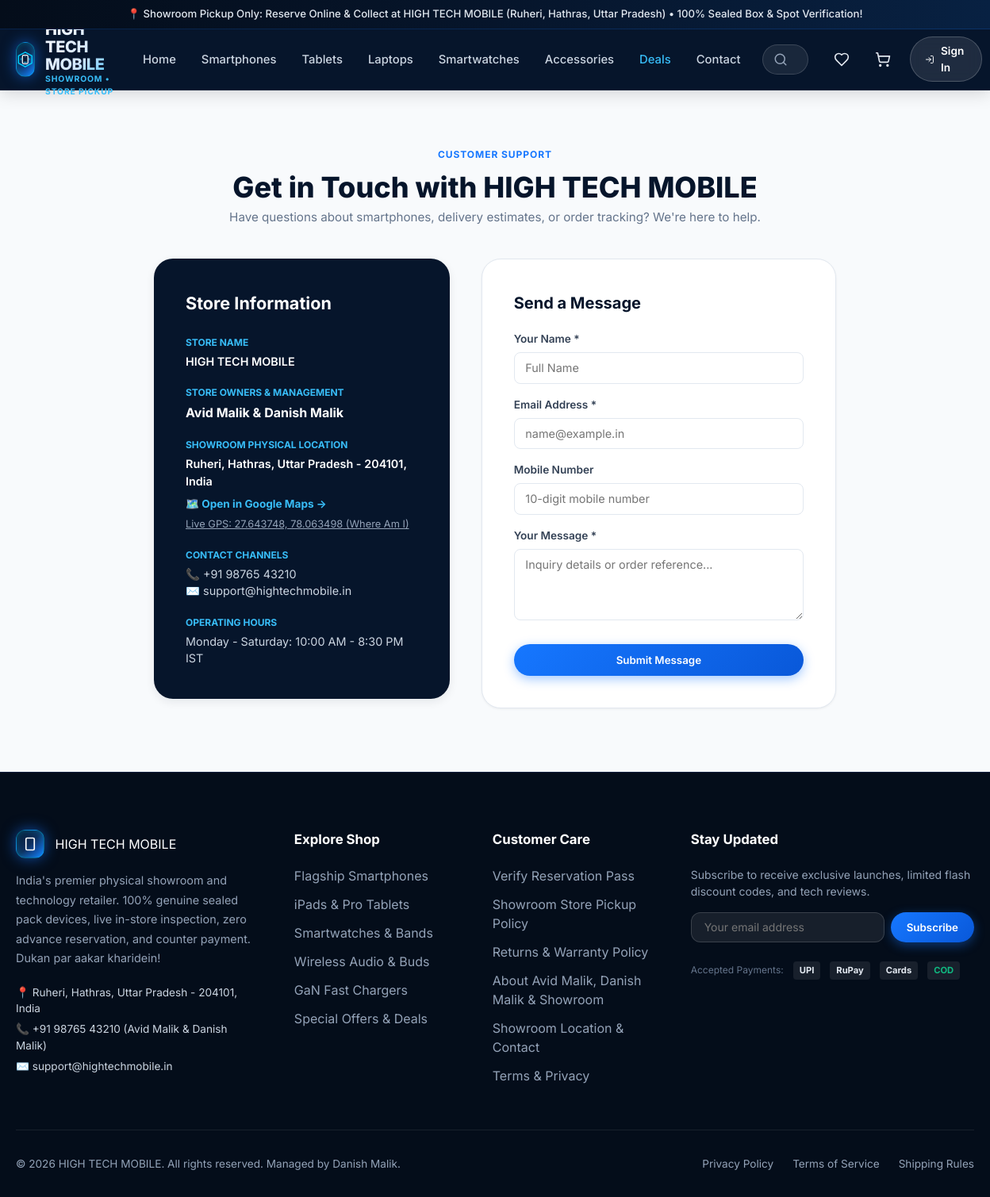
The app's page /contact with its own data.
### tables this page shows
CREATE TABLE store_settings (
    id INTEGER PRIMARY KEY AUTOINCREMENT,
    setting_key TEXT UNIQUE NOT NULL,
    setting_value TEXT,
    description TEXT,
    updated_at DATETIME DEFAULT CURRENT_TIMESTAMP
);

### routes/store.py (the view)
@store_bp.route('/contact')
def contact():
    return render_template('pages/contact.html')

### database.py (called while the page is built)
def get_db():
    if 'db' not in g:
        db_path = current_app.config.get('DATABASE_PATH', Config.DATABASE_PATH)
        g.db = sqlite3.connect(db_path, detect_types=sqlite3.PARSE_DECLTYPES)
        g.db.row_factory = sqlite3.Row
        g.db.execute("PRAGMA foreign_keys = ON;")
    return g.db

def query_db(query, args=(), one=False):
    cur = get_db().execute(query, args)
    rv = cur.fetchall()
    cur.close()
    if rv:
        if one:
            return dict(rv[0])
        return [dict(r) for r in rv]
    return None if one else []

def get_setting(key, default=None):
    try:
        row = query_db("SELECT setting_value FROM store_settings WHERE setting_key = ?", (key,), one=True)
        if row and row['setting_value'] is not None:
            return row['setting_value']
    except Exception:
        pass
    return default

### templates/pages/contact.html (shortened to what this page needs)
{% extends 'base.html' %}
{% block content %}
<div class="container" style="padding-top: 3rem; padding-bottom: 5rem; max-width: 900px;">
  <div style="text-align: center; margin-bottom: 2.5rem;">
    <span class="section-tag">Customer Support</span>
    <h1 style="font-size: 2.25rem; font-weight: 800; color: var(--navy-dark); margin-top: 0.25rem;">
      Get in Touch with HIGH TECH MOBILE
    </h1>
    <p style="color: #64748B; font-size: 0.95rem;">Have questions about smartphones, delivery estimates, or order tracking? We're here to help.</p>
  </div>
  <div style="display: grid; grid-template-columns: 1fr 1.2fr; gap: 2.5rem; align-items: flex-start;">
    <div style="background: #06152B; border-radius: var(--radius-xl); padding: 2.5rem; color: #FFF; box-shadow: var(--shadow-md);">
      <h3 style="font-size: 1.35rem; font-weight: 700; margin-bottom: 1.5rem; color: #FFF;">Store Information</h3>
      <div style="display: flex; flex-direction: column; gap: 1.25rem; font-size: 0.9rem; color: #CBD5E1;">
        <div>
          <div style="font-size: 0.75rem; text-transform: uppercase; color: #38BDF8; font-weight: 700; margin-bottom: 0.25rem;">Store Name</div>
          <div style="color: #FFF; font-weight: 600;">{{ store_name }}</div>
        </div>
        <div>
          <div style="font-size: 0.75rem; text-transform: uppercase; color: #38BDF8; font-weight: 700; margin-bottom: 0.25rem;">Store Owners & Management</div>
          <div style="color: #FFF; font-weight: 700; font-size: 1rem;">Avid Malik & Danish Malik</div>
        </div>
        <div>
          <div style="font-size: 0.75rem; text-transform: uppercase; color: #38BDF8; font-weight: 700; margin-bottom: 0.25rem;">Showroom Physical Location</div>
          <div style="color: #FFF; font-weight: 600;">{{ store_address }}</div>
          <div style="margin-top: 0.5rem; display: flex; flex-direction: column; gap: 0.35rem;">
            <a href="https://www.google.com/maps?q=27.643748,78.063498" target="_blank" rel="noopener" style="display:inline-flex; align-items:center; gap:0.4rem; color:#38BDF8; font-weight:700; font-size:0.85rem; text-decoration:none;">
              🗺️ Open in Google Maps &rarr;
            </a>
            <a href="https://www.where-am-i.co/@27.643748,78.063498,z14" target="_blank" rel="noopener" style="color:#94A3B8; font-size:0.8rem; text-decoration:underline;">
              Live GPS: 27.643748, 78.063498 (Where Am I)
            </a>
          </div>
        </div>
        <div>
          <div style="font-size: 0.75rem; text-transform: uppercase; color: #38BDF8; font-weight: 700; margin-bottom: 0.25rem;">Contact Channels</div>
          <div>📞 {{ contact_phone }}</div>
          <div>✉️ {{ contact_email }}</div>
        </div>
        <div>
          <div style="font-size: 0.75rem; text-transform: uppercase; color: #38BDF8; font-weight: 700; margin-bottom: 0.25rem;">Operating Hours</div>
          <div>Monday - Saturday: 10:00 AM - 8:30 PM IST</div>
        </div>
      </div>
    </div>
    <div style="background: #FFFFFF; border: 1px solid var(--border-light); border-radius: var(--radius-xl); padding: 2.5rem; box-shadow: var(--shadow-sm);">
      <h3 style="font-size: 1.25rem; font-weight: 700; color: var(--navy-dark); margin-bottom: 1.25rem;">Send a Message</h3>
      <form onsubmit="event.preventDefault(); showToast('Thank you! Your message has been received by our support team.', 'success'); this.reset();">
        <div style="margin-bottom: 1rem;">
          <label style="display: block; font-size: 0.85rem; font-weight: 600; color: #334155; margin-bottom: 0.4rem;">Your Name *</label>
          <input type="text" required placeholder="Full Name" style="width: 100%; padding: 0.65rem 0.85rem; border: 1px solid var(--border-light); border-radius: 8px; font-size: 0.9rem; outline: none;">
        </div>
        <div style="margin-bottom: 1rem;">
          <label style="display: block; font-size: 0.85rem; font-weight: 600; color: #334155; margin-bottom: 0.4rem;">Email Address *</label>
          <input type="email" required placeholder="name@example.in" style="width: 100%; padding: 0.65rem 0.85rem; border: 1px solid var(--border-light); border-radius: 8px; font-size: 0.9rem; outline: none;">
        </div>
        <div style="margin-bottom: 1rem;">
          <label style="display: block; font-size: 0.85rem; font-weight: 600; color: #334155; margin-bottom: 0.4rem;">Mobile Number</label>
          <input type="tel" placeholder="10-digit mobile number" style="width: 100%; padding: 0.65rem 0.85rem; border: 1px solid var(--border-light); border-radius: 8px; font-size: 0.9rem; outline: none;">
        </div>
        <div style="margin-bottom: 1.5rem;">
          <label style="display: block; font-size: 0.85rem; font-weight: 600; color: #334155; margin-bottom: 0.4rem;">Your Message *</label>
          <textarea rows="4" required placeholder="Inquiry details or order reference..." style="width: 100%; padding: 0.65rem 0.85rem; border: 1px solid var(--border-light); border-radius: 8px; font-size: 0.9rem; outline: none;"></textarea>
        </div>
        <button type="submit" class="btn-primary" style="width: 100%; justify-content: center; padding: 0.75rem;">
          Submit Message
        </button>
      </form>
    </div>
  </div>
</div>
{% endblock %}

### templates/base.html (shortened to what this page needs)
<!DOCTYPE html>
<html lang="en">
<head>
  <link rel="stylesheet" href="{{ url_for('static', filename='css/style.css') }}">
</head>
<body>
  {% if announcement_active and announcement_text %}
  <aside class="announcement-bar">
    <div class="container" style="text-align: center;">
      <span>{{ announcement_text }}</span>
    </div>
  </aside>
  {% endif %}
  <header class="site-header">
    <div class="container">
      <div class="nav-wrapper">
        <a href="{{ url_for('store.home') }}" class="brand-logo" aria-label="High Tech Mobile Home">
          <div class="brand-icon-wrapper">
          </div>
          <div class="brand-text-container">
            <span class="brand-title">{{ store_name }}</span>
            <span class="brand-subtitle">Showroom • Store Pickup</span>
          </div>
        </a>
        <nav class="desktop-nav" aria-label="Main Navigation">
          <a href="{{ url_for('store.home') }}" class="nav-link {% if request.path == '/' %}active{% endif %}">Home</a>
          <a href="{{ url_for('store.shop', category='smartphones') }}" class="nav-link {% if request.args.get('category') == 'smartphones' %}active{% endif %}">Smartphones</a>
          <a href="{{ url_for('store.shop', category='tablets') }}" class="nav-link {% if request.args.get('category') == 'tablets' %}active{% endif %}">Tablets</a>
          <a href="{{ url_for('store.shop', category='laptops') }}" class="nav-link {% if request.args.get('category') == 'laptops' %}active{% endif %}">Laptops</a>
          <a href="{{ url_for('store.shop', category='smartwatches') }}" class="nav-link {% if request.args.get('category') == 'smartwatches' %}active{% endif %}">Smartwatches</a>
          <a href="{{ url_for('store.shop', category='accessories') }}" class="nav-link {% if request.args.get('category') == 'accessories' %}active{% endif %}">Accessories</a>
          <a href="{{ url_for('store.shop', deals='true') }}" class="nav-link {% if request.args.get('deals') == 'true' %}active{% endif %}" style="color:#38BDF8">Deals</a>
          <a href="{{ url_for('store.contact') }}" class="nav-link">Contact</a>
        </nav>
        <div class="search-container">
          <form action="{{ url_for('store.shop') }}" method="GET" class="search-input-wrapper">
            <svg class="search-icon-svg" width="18" height="18" viewBox="0 0 24 24" fill="none" stroke="currentColor" stroke-width="2" stroke-linecap="round" stroke-linejoin="round">
              <circle cx="11" cy="11" r="8"/>
              <path d="m21 21-4.3-4.3"/>
            </svg>
            <input type="text" id="store-search-input" name="q" placeholder="Search iPhone, Galaxy, earbuds..." autocomplete="off" value="{{ request.args.get('q', '') }}">
          </form>
        </div>
        <div class="nav-actions">
          <a href="{{ url_for('store.wishlist') }}" class="action-btn" title="Saved Wishlist" aria-label="Wishlist">
            <svg width="20" height="20" viewBox="0 0 24 24" fill="none" stroke="currentColor" stroke-width="2" stroke-linecap="round" stroke-linejoin="round">
              <path d="M19 14c1.49-1.46 3-3.21 3-5.5A5.5 5.5 0 0 0 16.5 3c-1.76 0-3 .5-4.5 2-1.5-1.5-2.74-2-4.5-2A5.5 5.5 0 0 0 2 8.5c0 2.3 1.5 4.05 3 5.5l7 7Z"/>
            </svg>
          </a>
          <a href="{{ url_for('store.cart') }}" class="action-btn" title="Shopping Cart" aria-label="Cart">
            <svg width="20" height="20" viewBox="0 0 24 24" fill="none" stroke="currentColor" stroke-width="2" stroke-linecap="round" stroke-linejoin="round">
              <circle cx="8" cy="21" r="1"/>
              <circle cx="19" cy="21" r="1"/>
              <path d="M2.05 2.05h2l2.66 12.42a2 2 0 0 0 2 1.58h9.78a2 2 0 0 0 1.95-1.57l1.65-7.43H5.12"/>
            </svg>
          </a>
          {% if current_user %}
            <div style="position: relative; display: inline-block;">
              <a href="{{ url_for('auth.account') }}" class="btn-secondary" style="padding: 0.45rem 1rem; font-size: 0.85rem;">
                <svg width="16" height="16" viewBox="0 0 24 24" fill="none" stroke="currentColor" stroke-width="2" stroke-linecap="round" stroke-linejoin="round">
                  <path d="M19 21v-2a4 4 0 0 0-4-4H9a4 4 0 0 0-4 4v2"/>
                  <circle cx="12" cy="7" r="4"/>
                </svg>
                <span>{{ current_user.name.split(' ')[0] }}</span>
              </a>
              {% if current_user.role == 'admin' %}
                <a href="{{ url_for('admin.dashboard') }}" class="btn-primary" style="padding: 0.45rem 0.9rem; font-size: 0.8rem; margin-left:0.5rem">Admin</a>
              {% endif %}
            </div>
          {% else %}
            <a href="{{ url_for('auth.login') }}" class="btn-secondary" style="padding: 0.45rem 1.1rem; font-size: 0.85rem;">
              <svg width="16" height="16" viewBox="0 0 24 24" fill="none" stroke="currentColor" stroke-width="2" stroke-linecap="round" stroke-linejoin="round">
                <path d="M15 3h4a2 2 0 0 1 2 2v14a2 2 0 0 1-2 2h-4"/>
                <polyline points="10 17 15 12 10 7"/>
                <line x1="15" x2="3" y1="12" y2="12"/>
              </svg>
              <span>Sign In</span>
            </a>
          {% endif %}
        </div>
      </div>
    </div>
  </header>
  <main>
    {% block content %}{% endblock %}
  </main>
  <footer class="site-footer">
    <div class="container">
      <div class="footer-grid">
        <div class="footer-col">
          <div class="brand-logo" style="margin-bottom: 1rem;">
            <div class="brand-icon-wrapper" style="width:36px; height:36px;">
              <svg width="18" height="18" viewBox="0 0 24 24" fill="none" stroke="currentColor" stroke-width="2.2">
                <rect width="14" height="20" x="5" y="2" rx="2" ry="2"/>
                <path d="M12 18h.01"/>
              </svg>
            </div>
            <span>{{ store_name }}</span>
          </div>
          <p style="line-height: 1.7; font-size: 0.9rem; margin-bottom: 1.25rem;">
            India's premier physical showroom and technology retailer. 100% genuine sealed pack devices, live in-store inspection, zero advance reservation, and counter payment. Dukan par aakar kharidein!
          </p>
          <div style="font-size: 0.85rem; color: #CBD5E1;">
            <div>📍 {{ store_address }}</div>
            <div style="margin-top:0.35rem">📞 {{ contact_phone }} (Avid Malik & Danish Malik)</div>
            <div style="margin-top:0.35rem">✉️ {{ contact_email }}</div>
          </div>
        </div>
        <div class="footer-col">
          <h4>Explore Shop</h4>
          <ul class="footer-links">
            <li><a href="{{ url_for('store.shop', category='smartphones') }}">Flagship Smartphones</a></li>
            <li><a href="{{ url_for('store.shop', category='tablets') }}">iPads & Pro Tablets</a></li>
            <li><a href="{{ url_for('store.shop', category='smartwatches') }}">Smartwatches & Bands</a></li>
            <li><a href="{{ url_for('store.shop', category='audio') }}">Wireless Audio & Buds</a></li>
            <li><a href="{{ url_for('store.shop', category='accessories') }}">GaN Fast Chargers</a></li>
            <li><a href="{{ url_for('store.shop', deals='true') }}">Special Offers & Deals</a></li>
          </ul>
        </div>
        <div class="footer-col">
          <h4>Customer Care</h4>
          <ul class="footer-links">
            <li><a href="{{ url_for('store.track_order') }}">Verify Reservation Pass</a></li>
            <li><a href="{{ url_for('store.shipping_policy') }}">Showroom Store Pickup Policy</a></li>
            <li><a href="{{ url_for('store.return_policy') }}">Returns & Warranty Policy</a></li>
            <li><a href="{{ url_for('store.about') }}">About Avid Malik, Danish Malik & Showroom</a></li>
            <li><a href="{{ url_for('store.contact') }}">Showroom Location & Contact</a></li>
            <li><a href="{{ url_for('store.terms') }}">Terms & Privacy</a></li>
          </ul>
        </div>
        <div class="footer-col">
          <h4>Stay Updated</h4>
          <p style="font-size: 0.875rem; line-height: 1.5; margin-bottom: 1rem;">
            Subscribe to receive exclusive launches, limited flash discount codes, and tech reviews.
          </p>
          <form class="newsletter-form" onsubmit="event.preventDefault(); showToast('Thank you for subscribing to High Tech Mobile!', 'success'); this.reset();">
            <input type="email" placeholder="Your email address" required>
            <button type="submit" class="btn-primary" style="padding:0.6rem 1.25rem;">Subscribe</button>
          </form>
          <div style="margin-top: 1.5rem; display: flex; align-items: center; gap: 0.75rem;">
            <span style="font-size: 0.75rem; color:#64748B;">Accepted Payments:</span>
            <span style="background: rgba(255,255,255,0.08); padding: 3px 8px; border-radius: 4px; font-size: 0.7rem; color: #E2E8F0; font-weight:700;">UPI</span>
            <span style="background: rgba(255,255,255,0.08); padding: 3px 8px; border-radius: 4px; font-size: 0.7rem; color: #E2E8F0; font-weight:700;">RuPay</span>
            <span style="background: rgba(255,255,255,0.08); padding: 3px 8px; border-radius: 4px; font-size: 0.7rem; color: #E2E8F0; font-weight:700;">Cards</span>
            <span style="background: rgba(255,255,255,0.08); padding: 3px 8px; border-radius: 4px; font-size: 0.7rem; color: #10B981; font-weight:700;">COD</span>
          </div>
        </div>
      </div>
      <div class="footer-bottom">
        <div>&copy; 2026 {{ store_name }}. All rights reserved. Managed by Danish Malik.</div>
        <div style="display:flex; gap:1.5rem;">
          <a href="{{ url_for('store.terms') }}">Privacy Policy</a>
          <a href="{{ url_for('store.terms') }}">Terms of Service</a>
          <a href="{{ url_for('store.shipping_policy') }}">Shipping Rules</a>
        </div>
      </div>
    </div>
  </footer>
</body>
</html>

### records on screen
store_settings: setting_value "📍 Showroom Pickup Only: Reserve Online & Collect at HIGH TECH MOBILE (Ruheri, Hathras, Uttar Pradesh) • 100% Sealed Box & Spot Verification!"
store_settings: setting_value "HIGH TECH MOBILE"
store_settings: setting_value "Ruheri, Hathras, Uttar Pradesh - 204101, India"
store_settings: setting_value "+91 98765 43210"
store_settings: setting_value "support@hightechmobile.in"
